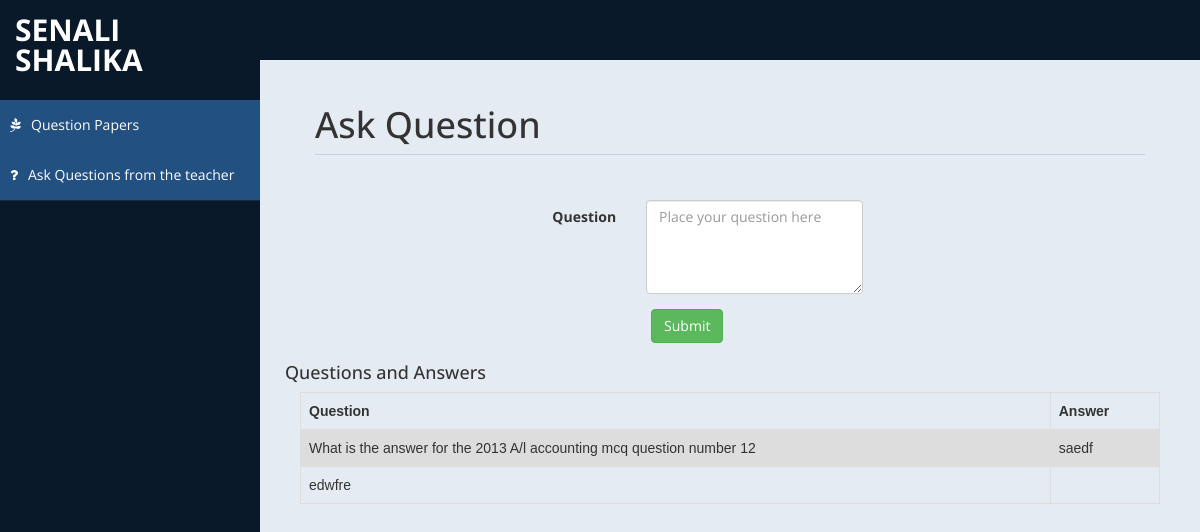
/question.php (signed in), run on the app's committed database.
### tables this page shows
CREATE TABLE IF NOT EXISTS `users` (
  `id` int(11) NOT NULL AUTO_INCREMENT,
  `username` varchar(50) NOT NULL,
  `password` varchar(50) NOT NULL,
  `school` varchar(50) DEFAULT NULL,
  `name` varchar(100) DEFAULT NULL,
  `examination` varchar(50) DEFAULT NULL,
  `district` varchar(50) DEFAULT NULL,
  PRIMARY KEY (`id`)
);

CREATE TABLE IF NOT EXISTS `question` (
  `question_id` int(11) NOT NULL,
  `student_id` int(11) NOT NULL,
  `question` varchar(300) NOT NULL,
  `answer` varchar(300) DEFAULT NULL,
  PRIMARY KEY (`question_id`),
  KEY `FK_question_users` (`student_id`),
  CONSTRAINT `FK_question_users` FOREIGN KEY (`student_id`) REFERENCES `users` (`id`)
);

### question.php (the view, shortened to what this page needs)
<?php
require_once 'db/dbConnection.php';
$sql = "SELECT * FROM users WHERE id='" . $_SESSION['id'] . "';";
$result = $conn->query($sql);
if ($result->num_rows > 0) {
    while ($row = $result->fetch_assoc()) {
        $userid = $row["id"];
        $name = $row["name"];
    }
}
?>
<!DOCTYPE html>
<html xmlns="http://www.w3.org/1999/xhtml">
<head>
    <link href="assets/css/bootstrap.css" rel="stylesheet" />
    <link href="assets/css/font-awesome.css" rel="stylesheet" />
    <link href="assets/css/custom-styles.css" rel="stylesheet" />
</head>
<body>
    <div id="wrapper">
        <nav class="navbar navbar-default top-navbar" role="navigation">
            <div class="navbar-header">
                <a class="navbar-brand" href="index.php"><?php echo "$name";?></a>
            </div>
        </nav>
        <nav class="navbar-default navbar-side" role="navigation">
            <div class="sidebar-collapse">
                <ul class="nav" id="main-menu">
                    <br><br>
                    <li>
                      <a href="student.php" class="active-menu"><i class="fa fa-pagelines"></i>Question Papers</a>
                      <a href="question.php" class="active-menu"><i class="fa fa-question"></i>Ask Questions from the teacher</a>
                    </li>
                </ul>
            </div>
        </nav>
        <div id="page-wrapper" >
            <div id="page-inner">
		<div class="col-md-12">
                        <h1 class="page-header">
                            Ask Question
                        </h1>
                </div>
                <div class="row">
                    <div class="col-md-5 col-md-offset-3">
                       <form class="form-horizontal" >
                        <fieldset>
                            <div class="form-group">
                                <label class="col-sm-4 control-label" for="question">Question</label>
                                    <div class="col-sm-8">
                                        <textarea id="question" type="text"  placeholder="Place your question here" class="form-control" name="question" id="question" rows="4"></textarea>
                                    </div>
                            </div>
                        </fieldset>
                       </form>
                            <div class="col-sm-offset-4 col-sm-8">
                                <button type="submit" name="question" class="btn btn-success" onclick="submitQuestion()">Submit</button>
                            </div>
                    </div>
                </div>
                <div class="row">
                  <h4>
                    Questions and Answers
                  </h4>
                </div>
                <div class="row">
                    <div class="col-md-12">
                        <table>
                            <tr>
                            <th>Question</th>
                            <th>Answer</th>
                            </tr>
                            <?php
                                require_once 'db/dbConnection.php';
                                $sql = "SELECT * FROM question WHERE student_id='" . $userid . "';";
                                $result = $conn->query($sql);
                                if ($result->num_rows > 0) {
                                    while ($row = $result->fetch_assoc()) {
                                       echo'<tr>';
                                            echo'<td>' . $row["question"] . '</td>';
                                            echo'<td>' . $row["answer"] . '</td>';
                                    }
                                }
                            ?>
                            </tr>
                        </table>
                    </div>
                </div>
            </div>
        </div>
    </div>
</body>
</html>

### assets/css/custom-styles.css (style rules this page uses)
body { font-family: 'Open Sans', sans-serif; }
#wrapper { width: 100%; background:#09192A; }
#page-wrapper { padding: 15px 15px; min-height: 600px; background:#E5EBF2; }
#page-inner { width:100%; margin:10px 20px 10px 0px; background-color:transparent; padding:10px; min-height:1200px; }
h1, .h1, h2, .h2, h3, .h3 { margin-top: 7px; margin-bottom: -5px; }
h4 { padding-top:10px; }
.page-header { padding-bottom: 9px; margin: 10px 0 45px; border-bottom: 1px solid #C7D1DD; }
.top-navbar { margin:0px; }
.top-navbar .navbar-brand { color: #fff; width: 260px; text-align: left; height: 60px; font-size: 30px; font-weight: 700; text-transform: uppercase; line-height: 30px; }
.active-menu { background-color:#225081!important; }
.sidebar-collapse , .sidebar-collapse .nav { background:none; }
.sidebar-collapse .nav { padding:0; }
.sidebar-collapse .nav > li > a { color:#fff; background:transparent; text-shadow:none; }
.sidebar-collapse > .nav > li > a { padding:15px 10px; }
.sidebar-collapse > .nav > li { border-bottom: 1px solid rgba(107, 108, 109, 0.19); }
.navbar-side { border:none; background-color: transparent; }
.top-navbar { background:#09192A; border-bottom:none; }
.navbar-default { border:0px solid black; }
.navbar-header { background: #09192A; }
.nav > li > a > i { margin-right:10px; }
@media (min-width:768px) { #page-wrapper { margin: 0 0 0 260px; padding: 15px 30px; min-height: 1200px; } }
@media (min-width:768px) { .navbar-side { z-index: 1; position: absolute; width: 260px; } }
@media (min-width:768px) { .navbar { border-radius: 0px; } }

### question.php (style rules this page uses)
table { font-family: arial,sans-serif; border-collapse: collapse; width: 100%; }
td,th { border: 1px solid #dddddd; text-align: left; padding: 8px; }
tr:nth-child(even) { background-color: #dddddd; }

### data on the page
users: name "SENALI SHALIKA"
question: question "What is the answer for the 2013 A/l accounting mcq question number 12", answer "saedf"
question: question "edwfre"
